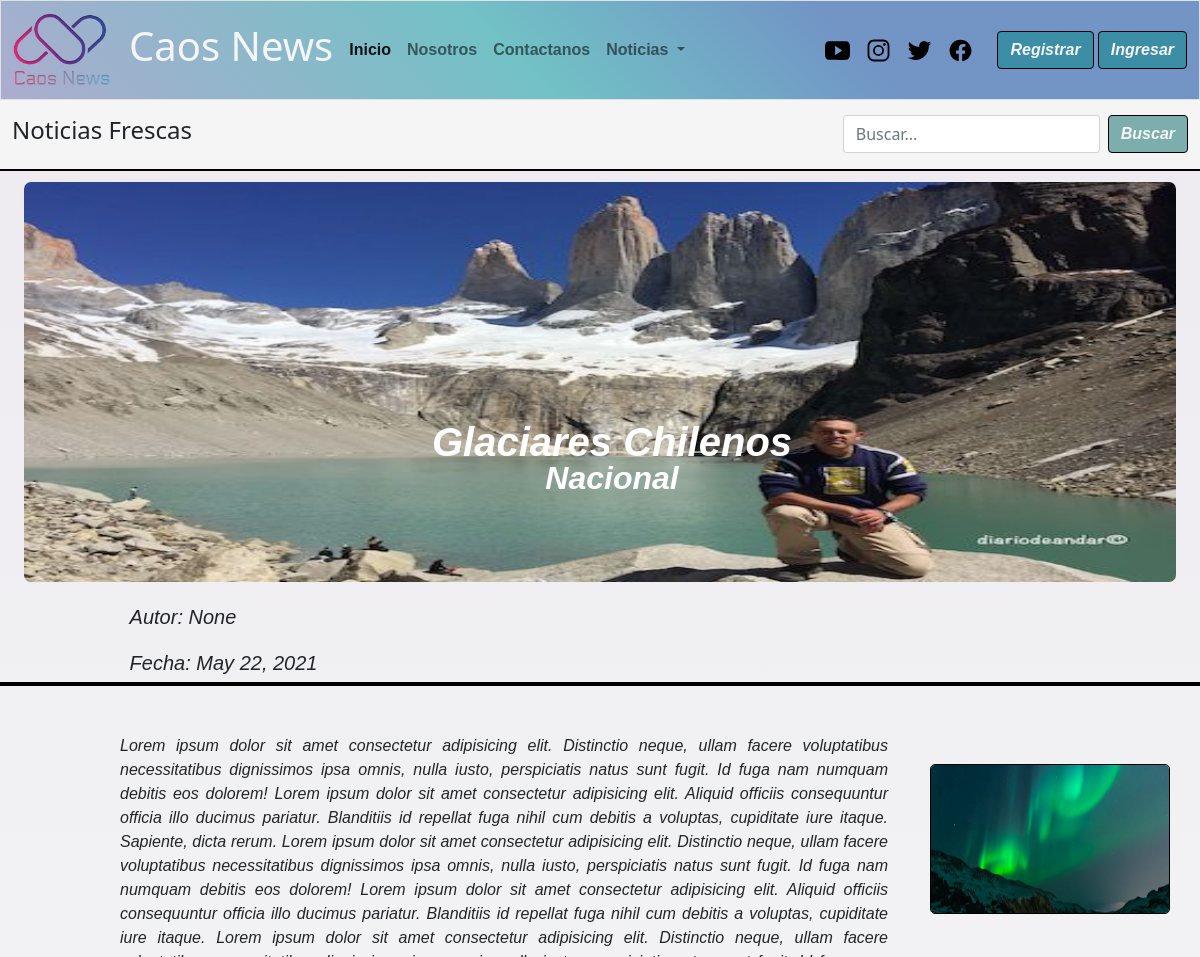
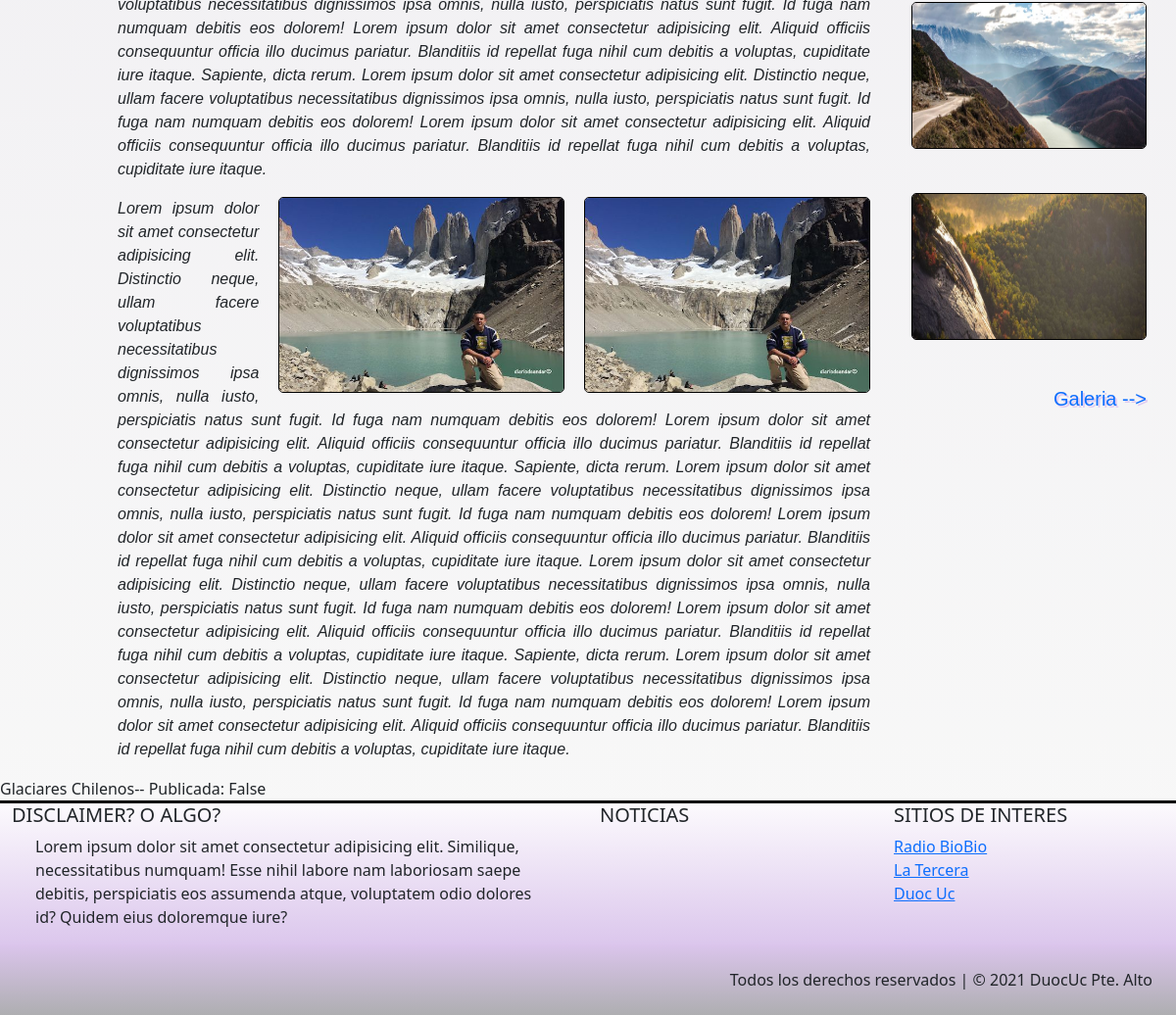
Before: /noticia/Glaciares Chilenos/ with the older database file (2 pictures, top to bottom).
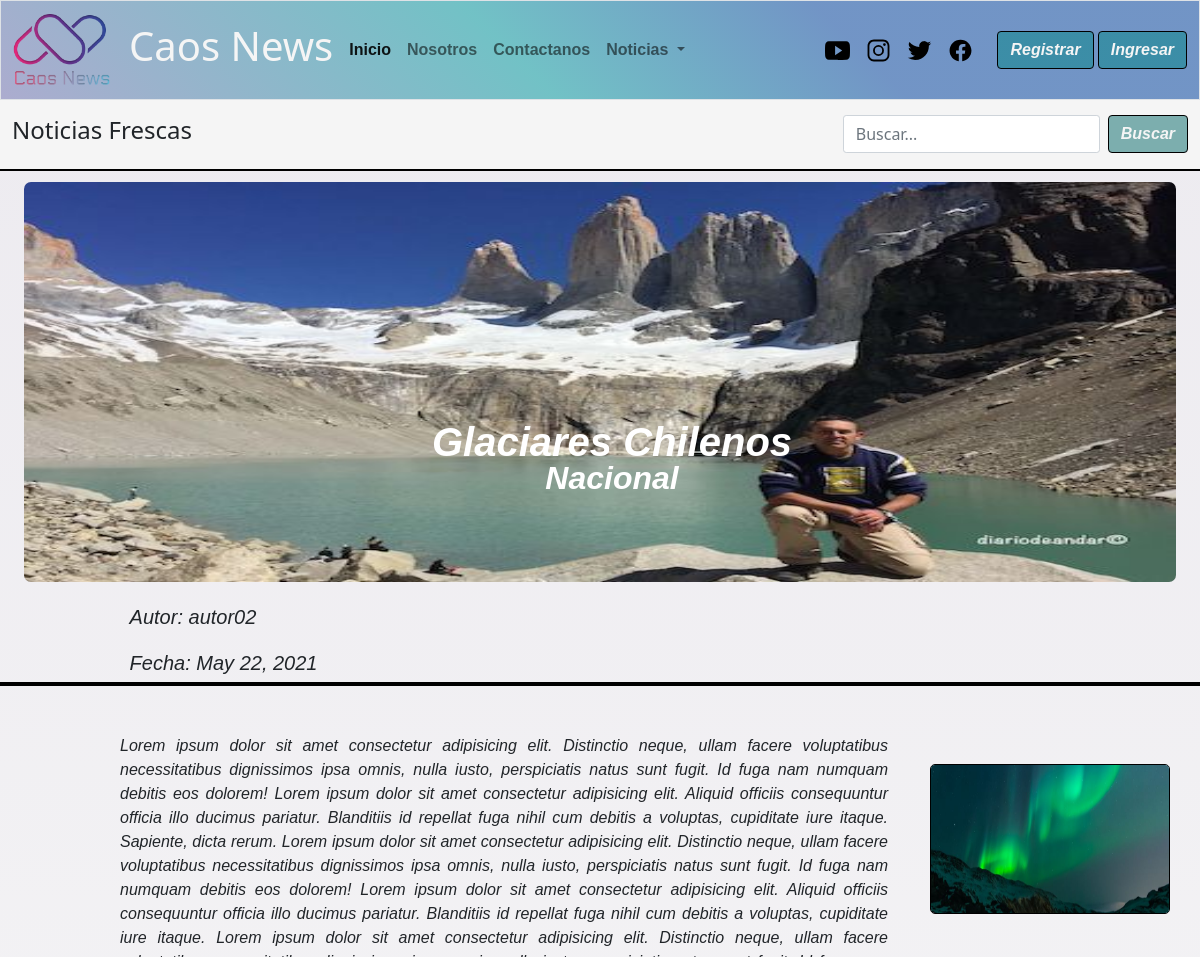
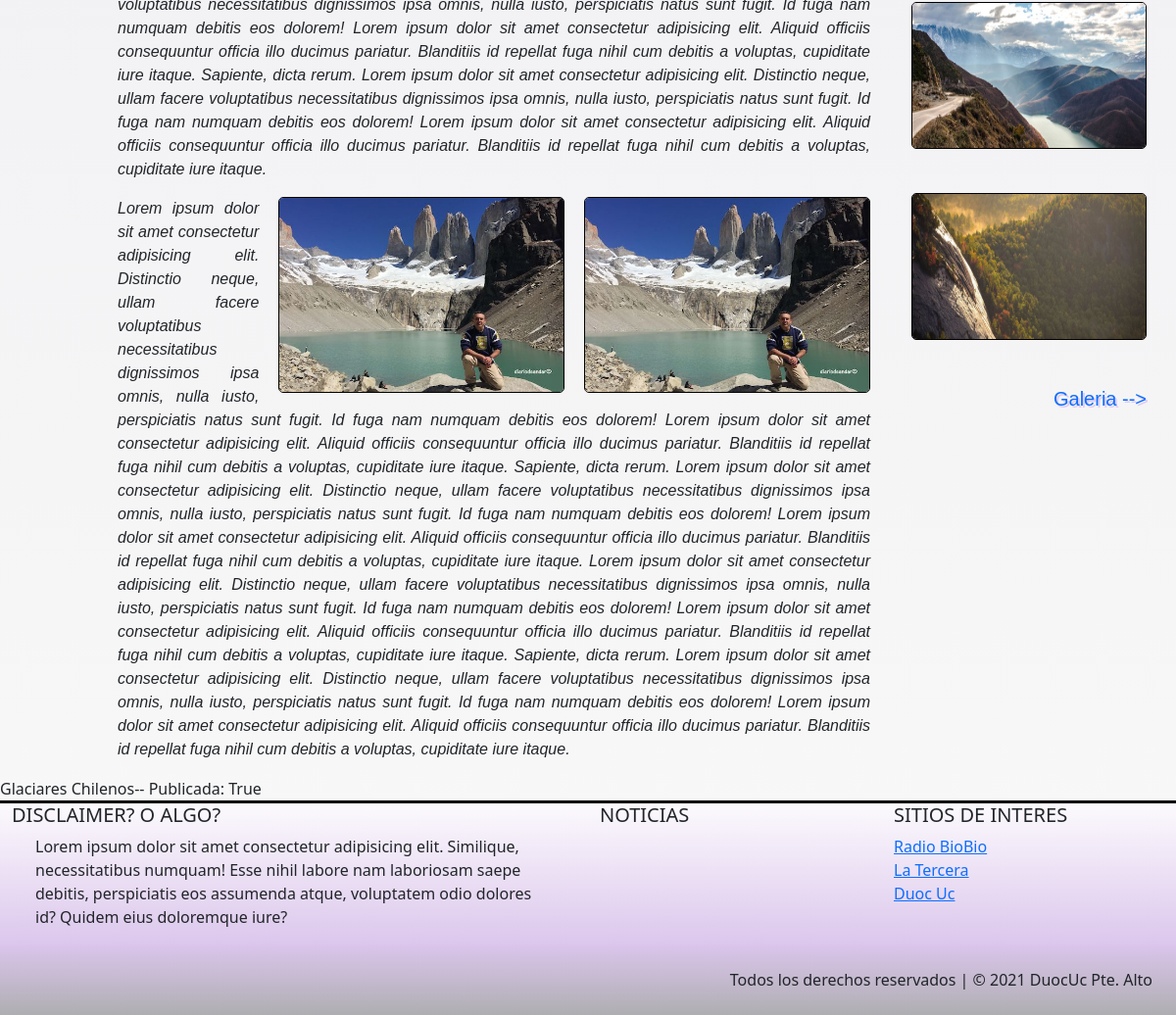
After: the same page with the newer database file (2 pictures, top to bottom).
### caos_news/models.py (models this page shows)
class Noticia(models.Model):
    nombre_not = models.CharField(primary_key= True, max_length=50)
    fecha_not = models.DateField(default=datetime.date.today)
    redac =  models.TextField()
    img_not = models.ImageField(upload_to='noticias',null=True)
    publicar = models.BooleanField(default=False)
    autor = models.CharField(null=True,max_length=25)
    categoria = models.ForeignKey(Categoria, on_delete=models.CASCADE)
    def __str__(self):
        return self.nombre_not + "-- Publicada: "+ str(self.publicar)

class Categoria(models.Model):
    cod_catg = models.IntegerField(primary_key=True)
    nombre_catg = models.CharField(max_length=50)
    def __str__(self):
        return self.nombre_catg

### caos_news/views.py (the view)
# urls.py: path('noticia/<id>/',noticias,name='noti'),
def noticias(request,id):
    categoria = Categoria.objects.all()
    try:
        noti = Noticia.objects.get(nombre_not=id)
        context = {"noticia":noti,"categorias":categoria}
        return render(request, "noticia.html",context)
    except:
        context ={"noticia":"No existe esa Noticia","categorias":categoria}
        return render(request,"Noticia.html",context)

### caos_news/templates/Noticia.html (shortened to what this page needs)
{% extends 'base.html' %}
{%load static%}
{% block link_activos %}
<ul class="navbar-nav me-auto mb-2 mb-lg-0">
    <li class="nav-item">
        <a class="nav-link active" aria-current="page" href="{% url 'index'%}">Inicio</a>
    </li>
    <li class="nav-item">
        <a class="nav-link" href="{% url 'nos' %}">Nosotros</a>
    </li>
    <li class="nav-item">
        <a class="nav-link" href="{% url 'contac' %}">Contactanos</a>
    </li>
    <li class="nav-item dropdown">
        <a class="nav-link dropdown-toggle" href="#" id="navbarDropdown" role="button" data-bs-toggle="dropdown"
            aria-expanded="false">
            Noticias
        </a>
    </li>
    {% endblock link_activos %}
    {% block contenido %}
    <main>
        <nav class="navbar sticky-top" id="barra-busqueda">
            <div class="container-fluid ">
                <span class="navbar-text">
                    <h4>Noticias Frescas</h4>
                </span>
                <form class="d-flex">
                    <input class="form-control me-2" type="search" placeholder="Buscar..." aria-label="Search">
                    <button id="boton" class="btn btn-outline" type="submit">Buscar</button>
                </form>
            </div>
        </nav>
        <section class="container-fluid bg-news">
            <div class="container-fluid" id="banner-noti">
                <div>
                    <img src="{{noticia.img_not.url}}" alt="">
                    <div>
                        <h1>{{noticia.nombre_not}}</h1>
                    </div>
                    <div>
                        <h2>{{noticia.categoria}}</h2>
                    </div>
                </div>
            </div>
            <div id="autor" class="container-fluid">
                <div>
                    <p>Autor: {{noticia.autor}}</p>
                </div>
                <div>
                    <span>Fecha: {{noticia.fecha_not}}</span>
                </div>
            </div>
        </section>
        <section class="container-fluid mt-5">
            <div class="row">
                <div class="col-9" id="txt-news1">
                    <div>
                        <p>
                            {{noticia.redac}}
                            {{noticia.redac}}
                        </p>
                        <a href="{{noticia.img_not.url}}" data-fancybox
                            data-caption="Autor - Imagen 04">
                            <img src="{{noticia.img_not.url}}" alt="" />
                        </a>
                        <a href="{{noticia.img_not.url}}" data-fancybox
                            data-caption="Autor - Imagen 01">
                            <img src="{{noticia.img_not.url}}" alt="" />
                        </a>
                    </div>
                    <div>
                        <p>
                            {{noticia.redac}}
                            {{noticia.redac}}
                        </p>
                    </div>
                </div>
                <div class="col-3" id="gal-news1">
                    <a href="{% static 'img/Galeria-test/img_lights_wide.jpg' %}" data-fancybox="gall-new1"
                        data-caption="Autor - Imagen 01">
                        <img src="{% static 'img/Galeria-test/img_lights_wide.jpg' %}" alt="" />
                    </a>
                    <a href="{% static 'img/Galeria-test/img_mountains_wide.' %}jpg" data-fancybox="gall-new1"
                        data-caption="Autor - Imagen 02">
                        <img src="{% static 'img/Galeria-test/img_mountains_wide.' %}jpg" alt="" />
                    </a>
                    <a href="{% static 'img/Galeria-test/img_nature_wide.jpg' %}" data-fancybox="gall-new1"
                        data-caption="Autor - Imagen 05">
                        <img src="{% static 'img/Galeria-test/img_nature_wide.jpg' %}" alt="" />
                    </a>
                    <div style="text-align: end;">
                        <a href="{% url 'gal'%}">
                            <p>Galeria --></p>
                        </a>
                    </div>
                </div>
            </div>
        </section>
        <section>
            <div>{{noticia}}</div>
        </section>
    </main>
    {% endblock contenido %}

### caos_news/templates/base.html (shortened to what this page needs)
{% load static %}
<!DOCTYPE html>
<html lang="es">
<head>
    <link href="https://cdn.jsdelivr.net/npm/bootstrap@5.0.0-beta3/dist/css/bootstrap.min.css" rel="stylesheet"
>
    <link rel="stylesheet" href="https://cdnjs.cloudflare.com/ajax/libs/animate.css/4.1.1/animate.min.css">
    <link type="text/css" rel="stylesheet" href="{% static 'css/style.css' %}">
    <link rel="stylesheet" href="{% static 'css/sweetalert2.min.css' %}">
    <link rel="stylesheet" type="text/css" href="{% static 'css/jquery.fancybox.min.css' %}">
</head>
<body>
    <header>
        <nav class="navbar navbar-expand-xl navbar-light border">
            <div class="container-fluid">
                <a class="navbar-brand" href="{% url 'index' %}"><img src="{% static 'img/Logos/logoCaos.png' %}" alt=""
                        width="100"></a>
                <h1 class="me-2">Caos News</h1>
                <div class="collapse navbar-collapse" id="navbarSupportedContent">
                    {% block link_activos %}
                    {% endblock link_activos %}
                    </ul>
                    <ul class="navbar-nav flex-row flex-wrap ms-xl-auto">
                        <li class="nav-item col-6 col-xl-auto">
                            <a class="nav-link active p-2" href="https://www.youtube.com/c/DuocUCvideos/featured"
                                target="_blank" rel="noopener">
                                <img src="{% static 'img/logos/logo-youtube.svg' %}" alt="" width="25">
                            </a>
                        </li>
                        <li class="nav-item col-6 col-xl-auto">
                            <a class="nav-link active p-2 " href="https://www.instagram.com/duocuc_cl/" target="_blank"
                                rel="noopener">
                                <img src="{% static 'img/logos/logo-instagram.svg' %}" alt="" width="25">
                            </a>
                        </li>
                        <li class="nav-item col-6 col-xl-auto">
                            <a class="nav-link active p-2" href="https://twitter.com/DuocUC" target="_blank"
                                rel="noopener">
                                <img src="{% static 'img/logos/logo-twitter.svg' %}" alt="" width="25">
                            </a>
                        </li>
                        <li class="nav-item col-6 col-xl-auto">
                            <a class="nav-link  active p-2" href="https://www.facebook.com/DuocUC/" target="_blank"
                                rel="noopener">
                                <img src="{% static 'img/logos/logo-facebook.svg' %}" alt="" width="25">
                            </a>
                        </li>
                    </ul>
                    <div class="d-grid gap-2 d-md-block my-2 my-xl-0 ms-xl-3">
                        {% if user.is_authenticated %}
                            <button class="btn" id="boton" type="button"><a href="{% url 'cerrar' %}">Cerrar Sesión</a></button>
                        {% else %}
                            <button class="btn" id="boton" type="button"><a href="{% url 'regis' %}">Registrar</a></button>
                            <button class="btn" id="boton" itype="button"><a href="{% url 'ingresar'%}">Ingresar</a></button>
                        {% endif %}
                    </div>
                </div>
            </div>
        </nav>
    </header>
        {% block contenido %}
        {% endblock contenido %}
    <footer class="text-center text-lg-start" id="foot-link">
        <div class="container-fluid">
            <div class="row">
                <div class="col-lg-6 col-md-12 md-2 mb-md-0">
                    <h5 class="text-uppercase">Disclaimer? o algo?</h5>
                    <div class="container-fluid">
                        <p>Lorem ipsum dolor sit amet consectetur adipisicing elit. Similique, necessitatibus
                            numquam!
                            Esse nihil labore nam laboriosam saepe debitis, perspiciatis eos assumenda atque,
                            voluptatem
                            odio dolores id? Quidem eius doloremque iure?</p>
                    </div>
                </div>
                <div class="col-lg-3 col-md-6 md-4 mb-md-0">
                    <h5 class="text-uppercase">Noticias</h5>
                </div>
                <div class="col-lg-3 col-md-6 md-4 mb-md-0 ">
                    <h5 class="text-uppercase">Sitios de Interes</h5>
                    <ul class="list-unstyled mb-0 ">
                        <li><a href="https://www.biobiochile.cl/">Radio BioBio</a></li>
                        <li><a href="https://www.latercera.com/">La Tercera</a></li>
                        <li><a href="https://www.duoc.cl/">Duoc Uc</a></li>
                    </ul>
                </div>
            </div>
        </div>
        <div class="text-end p-4" id="copy-R">
            Todos los derechos reservados | © 2021 DuocUc Pte. Alto
        </div>
    </footer>
</body>
</html>

Changed rows visible on the page:
changed Noticia "Glaciares Chilenos": autor "None" → "autor02"; nombre_not+publicar "Glaciares Chilenos-- Publicada: False" → "Glaciares Chilenos-- Publicada: True"
